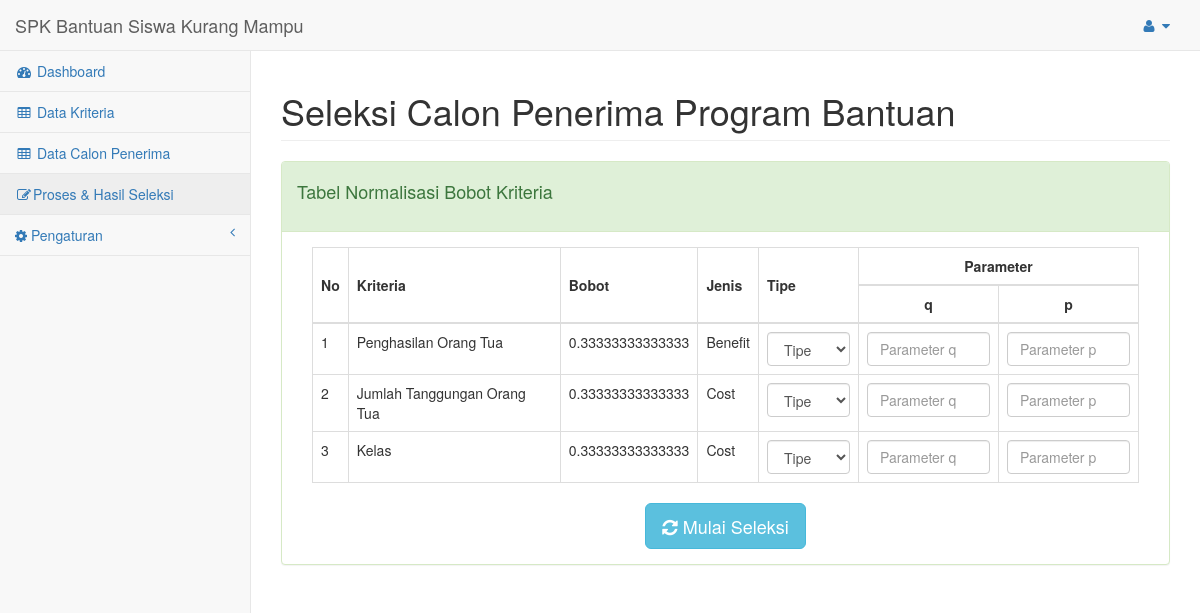
Page /index.php?url=proses_seleksi (signed in) on the committed database.
### tables this page shows
CREATE TABLE `kriteria` (
  `id` int(11) NOT NULL,
  `nama` varchar(255) NOT NULL,
  `bobot` double NOT NULL,
  `jenis` varchar(50) NOT NULL
);

### config/routes.php (called while the page is built, shortened)
<?php
$include = [];
if(isset($_GET['url'])){
	switch ($_GET['url']) {
		case 'proses_seleksi':
			$include[] = 'halaman/seleksi/proses_seleksi.php';
			break;
	}
}else{
	$include[] = 'halaman/dashboard.php';
}
?>

### config/proses_seleksi/load_kriteria.php (called while the page is built, shortened)
<?php
$hasil = mysqli_query($koneksi, "SELECT distinct KRITERIA.* FROM KRITERIA");
while ($data_row = mysqli_fetch_assoc($hasil)) {
	$datas['data'][$data_row['nama']] = $data_row;
	$hasil2 = mysqli_query($koneksi, "SELECT * FROM SUBKRITERIA WHERE KRITERIA_ID =".$datas['data'][$data_row['nama']]['id']);
	while ($data_row2 = mysqli_fetch_assoc($hasil2)) {
		$datas['data'][$data_row['nama']]['subkriteria'][] = $data_row2;
	}
	$bobot[] = $datas['data'][$data_row['nama']]['bobot'];
}
$datas['ekstra']['total_bobot'] = array_sum($bobot);
$data_kriteria = $datas;
 ?>

### halaman/seleksi/proses_seleksi.php (the view, shortened to what this page needs)
<div id="page-wrapper">
    <div class="row">
        <div class="col-lg-12">
            <h1 class="page-header">Seleksi Calon Penerima Program Bantuan</h1>
        </div>
    </div>
    <div class="row">
        <div class="col-lg-12">
            <div class="panel panel-success">
                <div class="panel-heading" style="padding-bottom: 20px">
                    <div>
                        <h4>Tabel Normalisasi Bobot Kriteria</h4>
                    </div>
                </div>
                <div class="panel-body">
                    <form action="index.php?url=hasil_seleksi" method="POST">
                        <div class="col-lg-12">
                            <table class="table table-bordered">
                            <thead>
                                <tr>
                                    <th rowspan="2" style="vertical-align: middle;">No</th>
                                    <th rowspan="2" style="vertical-align: middle;">Kriteria</th>
                                    <th rowspan="2" style="vertical-align: middle;">Bobot</th>
                                    <th rowspan="2" style="vertical-align: middle;">Jenis</th>
                                    <th width="100" rowspan="2" style="vertical-align: middle;">Tipe</th>
                                    <th colspan="2" style="text-align: center">Parameter</th>
                                </tr>
                                <tr>
                                    <th width="140" class="text-center">q</th>
                                    <th width="140" class="text-center">p</th>
                                </tr>
                            </thead>
                            <tbody>
                            <?php $x= 1; ?>
                               <?php foreach ($data_kriteria['data'] as $key => $value): ?>
                                    <tr>
                                        <td><?php echo $x++ ?></td>
                                        <td><?php echo $key ?></td>
                                        <td><?php echo $value['bobot']/$data_kriteria['ekstra']['total_bobot'];?></td>
                                        <td><?php echo  $value['jenis'] ?></td>
                                        <td>
                                            <select class=" form-control" name="tipe[<?php echo $value['id'] ?>]">
                                                <option value="">Tipe</option>
                                            </select>
                                        </td>
                                        <td>
                                            <input class="form-control" type="number" step="0.1" name="q[<?php echo $value['id'] ?>]" placeholder="Parameter q" required>
                                        </td>
                                        <td>
                                            <input class="form-control" type="number" step="0.1" name="p[<?php echo $value['id'] ?>]" placeholder="Parameter p" required>
                                        </td>
                                    </tr>
                               <?php endforeach ?>
                            </tbody>
                        </table>
                        </div>
                        <div class="col-lg-12" align="center">
                            <button class="btn btn-lg btn-info"><i class="  fa fa-refresh"></i> Mulai Seleksi</button>
                        </div>
                    </form>
                </div>
            </div>
        </div>
    </div>
</div>

### index.php (shortened to what this page needs)
<?php
include 'config/routes.php';
 include 'halaman/header.php';
foreach ($req as $key => $value) {
	require_once $value;
}
foreach ($include as $key => $value) {
	require_once $value;
}
include 'halaman/footer.php';
?>

### rows in the picture
kriteria: key "Penghasilan Orang Tua", $value['bobot']/$data_kriteria['ekstra']['total_bobot'] "0.33333333333333", jenis "Benefit"
kriteria: key "Jumlah Tanggungan Orang Tua", $value['bobot']/$data_kriteria['ekstra']['total_bobot'] "0.33333333333333", jenis "Cost"
kriteria: key "Kelas", $value['bobot']/$data_kriteria['ekstra']['total_bobot'] "0.33333333333333", jenis "Cost"
